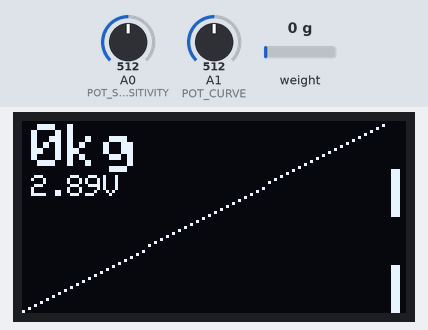
Simulated run of this sketch. Board: Arduino Nano, built with avr-gcc and run on an emulated ATmega328P. On the bench: 128×64 one-colour display. Inputs (shaded band) come from the test bench; at power-on: weight on the scale 0 g, A0 (POT_SENSITIVITY) = 512, A1 (POT_CURVE) = 512. What the sketch prints to the serial monitor is not drawn.

Above: at 1.2 s.
1.3 s: weight on the scale set to 100 g
2.8 s: A0 (POT_SENSITIVITY) set to 716
At 4.0 s:
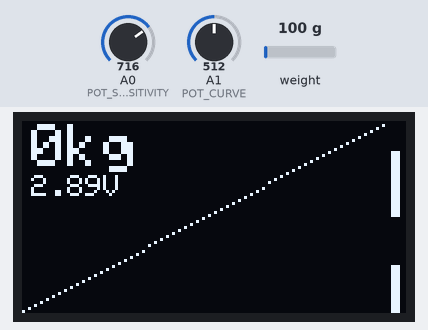
4.3 s: A1 (POT_CURVE) set to 716
At 4.8 s:
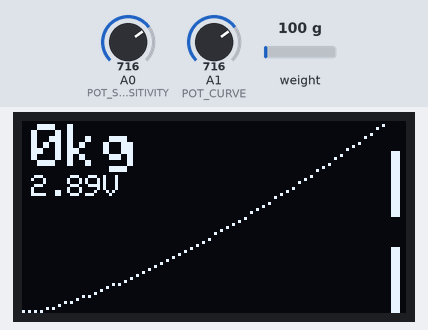
5.9 s: weight on the scale set to 1250 g
At 6.9 s:
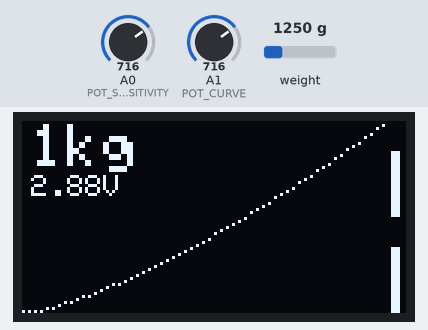
7.4 s: A0 (POT_SENSITIVITY) set to 900
At 7.8 s:
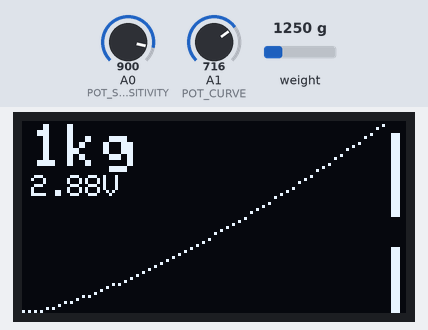
9.0 s: A1 (POT_CURVE) set to 900
At 9.9 s:
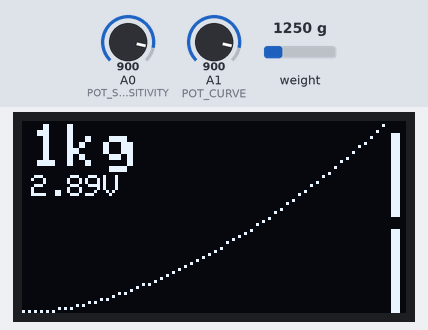
Timing chart, 0 to 11.5 s (numbered marks = the images above; inputs shaded):
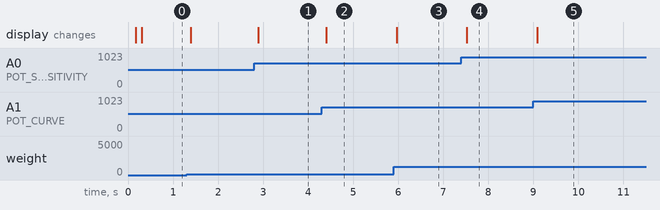

The sketch:

G29BS_V0_9_resposta_no_display_rapida.ino
```cpp
/*
   Versão: v1.1 com Feedback Visual para Potenciômetros
   Autor: Assistente ChatGPT
   Data: 2024

   Alterações nesta versão:
   1. Adicionado feedback visual com barras de progresso para os potenciômetros.
   2. Ajustado o gráfico para acomodar as barras laterais sem impactar o desempenho.
   3. Verificação e validação de limites para evitar artefatos no display.
*/

#include <Wire.h>              // Biblioteca para comunicação I2C
#include <Adafruit_MCP4725.h>  // Biblioteca para o MCP4725 DAC
#include <HX711.h>             // Biblioteca para o HX711
#include <Adafruit_GFX.h>      // Biblioteca para gráficos na tela OLED
#include <Adafruit_SSD1306.h>  // Biblioteca para display OLED SSD1306

// Definições dos pinos para o HX711, potenciômetros e OLED
#define DT_PIN 5
#define SCK_PIN 4
#define POT_SENSITIVITY A0     // Pino do potenciômetro para ajuste de sensibilidade
#define POT_CURVE A1           // Pino do potenciômetro para ajuste da curva de resposta
#define OLED_RESET -1          // Reset do display OLED, não necessário no Nano

// Configuração do HX711
HX711 scale;
const float CALIBRATION_FACTOR = -44.765419; // Fator de calibração da célula de carga
const long OFFSET = 1877599;                 // Offset inicial para zero

// Configuração do MCP4725
Adafruit_MCP4725 dac;
const int MCP4725_I2C_ADDRESS = 0x60; // Endereço padrão I2C do MCP4725

// Configuração do display OLED
Adafruit_SSD1306 display(128, 64, &Wire, OLED_RESET);
const int GRAPH_WIDTH = 122;      // Largura do gráfico ajustada (em pixels)
const int GRAPH_HEIGHT = 64;      // Altura do gráfico (em pixels)
const float MAX_PRESSURE = 50.0;  // Pressão máxima para o eixo X (50 kg)

// Variáveis de controle de saída e constantes
const float MAX_VOLTAGE = 2.89;    // Tensão máxima de saída para o MCP4725 com pedal solto
const float MIN_VOLTAGE = 1.47;    // Tensão mínima de saída para o MCP4725 com pedal pressionado

void setup() {
  Serial.begin(9600);

  scale.begin(DT_PIN, SCK_PIN);
  scale.set_offset(OFFSET);
  scale.set_scale(CALIBRATION_FACTOR);

  dac.begin(MCP4725_I2C_ADDRESS); // Inicializa o MCP4725
  display.begin(SSD1306_SWITCHCAPVCC, 0x3C); // Inicializa o display OLED
  display.clearDisplay();
  display.setTextSize(1);
  display.setTextColor(WHITE);

  Serial.println("Sistema inicializado com MCP4725 e display OLED configurado.");
}

void loop() {
  // Leitura direta da pressão do pedal em kg
  float pressure = scale.get_units() / 1000.0; // Conversão para kg

  // Ajustes de sensibilidade e curva de resposta usando potenciômetros
  int potSensitivity = analogRead(POT_SENSITIVITY);
  float adjustedMaxPressure = map(potSensitivity, 0, 1023, 5, 50); // Ajusta de 5 a 50 kg como pressão máxima
  int potCurve = analogRead(POT_CURVE);
  float curveFactor = (float)map(potCurve, 0, 1023, -100, 100) / 100.0;

  // Normaliza a pressão e aplica a curva de resposta
  float normalizedPressure = pressure / adjustedMaxPressure;
  normalizedPressure = constrain(normalizedPressure, 0.0, 1.0); // Limite de 0 a 1
  float adjustedPressure;

  // Aplica curva com base no fator
  if (curveFactor > 0) {
    adjustedPressure = pow(normalizedPressure, 1.0 + curveFactor);
  } else if (curveFactor < 0) {
    adjustedPressure = 1 - pow(1 - normalizedPressure, 1.0 - curveFactor);
  } else {
    adjustedPressure = normalizedPressure;
  }

  // Inversão e ajuste para o range 2.89V (solto) e 1.47V (pressionado)
  float outputVoltage = MIN_VOLTAGE + (1.0 - adjustedPressure) * (MAX_VOLTAGE - MIN_VOLTAGE);
  uint16_t dacOutput = (uint16_t)((outputVoltage / 3.3) * 4095); // Conversão para 12 bits
  dac.setVoltage(dacOutput, false); // Envia ao DAC

  // Atualiza o display OLED a cada 100 ms
  static unsigned long lastUpdate = 0;
  if (millis() - lastUpdate > 100) {
    lastUpdate = millis();
    updateDisplay(pressure, outputVoltage, adjustedMaxPressure, curveFactor, normalizedPressure);
  }
}

void updateDisplay(float pressure, float voltage, float maxPressure, float curveFactor, float normalizedPressure) {
  // Limpa apenas a área gráfica
  display.fillRect(1, 0, GRAPH_WIDTH - 1, GRAPH_HEIGHT, BLACK);

  // Exibe valores no canto superior esquerdo
  display.setCursor(3, 1);
  display.print(pressure, 0);
  display.print("kg ");
  display.setTextSize(1);
  display.setCursor(3, 18);
  display.print(voltage, 2);
  display.print("V");
  display.setTextSize(2);

  // Feedback Visual para Potenciômetros
  // Barra para Sensibilidade (POT_SENSITIVITY)
  int sensitivityHeight = map(analogRead(POT_SENSITIVITY), 0, 1023, 0, GRAPH_HEIGHT / 2);
  display.fillRect(GRAPH_WIDTH + 1, GRAPH_HEIGHT / 2 - sensitivityHeight, 3, sensitivityHeight, WHITE);

  // Barra para Curva (POT_CURVE)
  int curveHeight = map(analogRead(POT_CURVE), 0, 1023, 0, GRAPH_HEIGHT / 2);
  display.fillRect(GRAPH_WIDTH + 1, GRAPH_HEIGHT - curveHeight, 3, curveHeight, WHITE);

  // Desenha o gráfico da curva com preenchimento inferior
  for (int x = 0; x < GRAPH_WIDTH; x += 2) {
    float rawPos = (float)x / GRAPH_WIDTH;
    float curveY;
    if (curveFactor > 0) {
      curveY = pow(rawPos, 1.0 + curveFactor);
    } else if (curveFactor < 0) {
      curveY = 1 - pow(1 - rawPos, 1.0 - curveFactor);
    } else {
      curveY = rawPos;
    }

    int y = constrain(GRAPH_HEIGHT - (curveY * GRAPH_HEIGHT), 0, GRAPH_HEIGHT - 1);

    // Desenho seguro de pixels
    if (x >= 0 && x < GRAPH_WIDTH && y >= 0 && y < GRAPH_HEIGHT) {
      display.drawPixel(x, y, WHITE);
    }

    // Preenche até o nível de pressão atual
    if (rawPos <= normalizedPressure) {
      display.drawLine(x, GRAPH_HEIGHT - 1, x, y, WHITE);
    }
  }

  display.display();
}
```

Measured:
- after the input at 2.8 s, the display: changes after 0.09 s (image 1)
- after the input at 4.3 s, the display: changes after 0.10 s (image 2)
- after the input at 5.9 s, the display: changes after 0.06 s (image 3)
- after the input at 7.4 s, the display: changes after 0.12 s (image 4)
- after the input at 9.0 s, the display: changes after 0.08 s (image 5)
